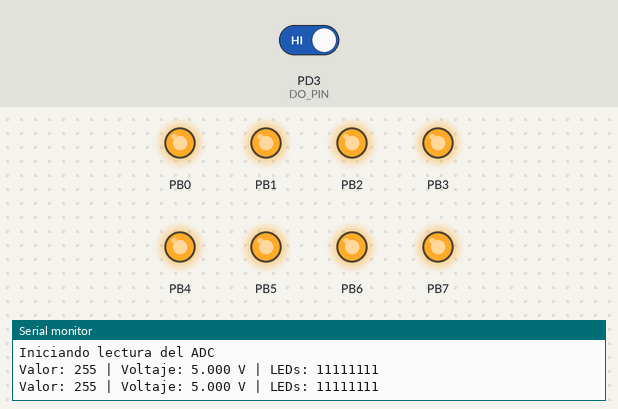
The program below on a simulated ATmega328P, built with avr-gcc and emulated at 1 MHz. On the bench: output pins drawn as LEDs (lit = HIGH), the last lines printed to the serial monitor. The inputs (shaded band) are chosen by the test bench; at power-on: PD3 (DO_PIN) HIGH. Pins used as bus, display or sensor lines are not drawn.

Above: at 1.2 s.
1.3 s: PD3 (DO_PIN) driven LOW
At 1.9 s:
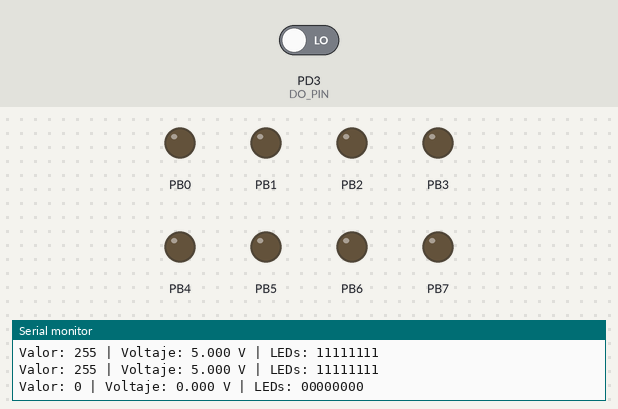
4.3 s: PD3 (DO_PIN) driven HIGH
At 5.2 s:
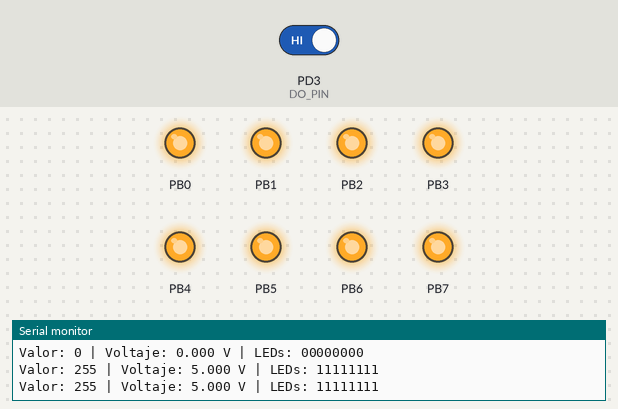
Timing chart, 0 to 7.3 s (numbered marks = the images above; inputs shaded):
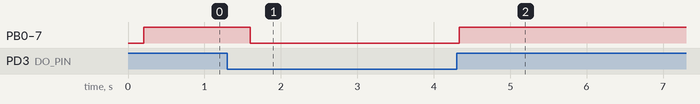

The program:

main.c
```c
// Usar 1MHz porque CLKDIV8 está habilitado (8MHz/8)
#define F_CPU 1000000UL

#include <avr/io.h>
#include <util/delay.h>

// Recalcular para asegurar la precisión del baud rate
#define BAUD 2400
#define MYUBRR (F_CPU/16/BAUD-1)

// Definición de pines para ADC0831
#define CS_PIN  PD2    // Chip Select
#define CLK_PIN PD4    // Clock
#define DO_PIN  PD3    // Data Out

// Voltaje de referencia para el ADC (en mV)
#define VREF 5000      // 5V = 5000mV

// Función para inicializar USART
void USART_Init(unsigned int ubrr) {
    UBRR0H = (unsigned char)(ubrr>>8);
    UBRR0L = (unsigned char)ubrr;
    UCSR0B = (1<<TXEN0);
    UCSR0C = (1<<UCSZ01) | (1<<UCSZ00);
}

// Función para transmitir un carácter
void USART_Transmit(unsigned char data) {
    while (!(UCSR0A & (1<<UDRE0)));
    UDR0 = data;
}

// Función para enviar una cadena de caracteres
void USART_TransmitString(char* str) {
    while (*str) {
        USART_Transmit(*str++);
    }
}

// Función para convertir entero a cadena
void uint8_to_string(uint8_t value, char* str) {
    uint8_t i = 0, temp;

    // Caso especial para cero
    if (value == 0) {
        str[0] = '0';
        str[1] = '\0';
        return;
    }

    // Convertir dígitos
    while (value > 0) {
        temp = value % 10;
        str[i++] = temp + '0';
        value /= 10;
    }

    // Terminar cadena
    str[i] = '\0';

    // Invertir la cadena
    for (uint8_t j = 0; j < i/2; j++) {
        temp = str[j];
        str[j] = str[i-j-1];
        str[i-j-1] = temp;
    }
}

// Función para convertir un valor de voltaje a una cadena (con 2 decimales)
void voltage_to_string(uint16_t voltage_mv, char* str) {
    // Separar en volts y milivolts
    uint8_t volts = voltage_mv / 1000;
    uint16_t millivolts = voltage_mv % 1000;

    // Convertir parte entera
    uint8_to_string(volts, str);

    // Agregar punto decimal
    char* p = str;
    while (*p) p++; // Ir al final de la cadena
    *p++ = '.';

    // Garantizar 3 dígitos para los milivolts (formato x.xxx V)
    if (millivolts < 10) {
        *p++ = '0';
        *p++ = '0';
    } else if (millivolts < 100) {
        *p++ = '0';
    }

    // Convertir parte decimal
    uint8_to_string(millivolts, p);
}

// Función para leer un valor del ADC0831 (8 bits)
uint8_t readADC0831(void) {
    uint8_t value = 0;

    // Comenzar la conversión (CS a bajo)
    PORTD &= ~(1 << CS_PIN);
    _delay_us(10);

    // Primer pulso de reloj para iniciar conversión
    PORTD |= (1 << CLK_PIN);
    _delay_us(10);
    PORTD &= ~(1 << CLK_PIN);
    _delay_us(10);

    // El primer bit es nulo en ADC0831, lo ignoramos
    PORTD |= (1 << CLK_PIN);
    _delay_us(10);
    PORTD &= ~(1 << CLK_PIN);
    _delay_us(10);

    // Leer los 8 bits, empezando por el MSB
    for (int i = 7; i >= 0; i--) {
        // Generar pulso de reloj
        PORTD |= (1 << CLK_PIN);
        _delay_us(10);

        // Leer el bit de datos
        if (PIND & (1 << DO_PIN))
            value |= (1 << i);

        PORTD &= ~(1 << CLK_PIN);
        _delay_us(10);
    }

    // Finalizar la conversión (CS a alto)
    PORTD |= (1 << CS_PIN);

    return value;
}

int main(void) {
    char buffer[10]; // Buffer para formatear valores numéricos

    // Configurar los pines del ADC
    DDRD |= (1 << CS_PIN) | (1 << CLK_PIN);  // CS y CLK como salidas
    DDRD &= ~(1 << DO_PIN);                  // DO como entrada
    PORTD |= (1 << DO_PIN);                  // Activar pull-up en DO

    // Establecer estados iniciales
    PORTD |= (1 << CS_PIN);    // CS inicialmente en alto
    PORTD &= ~(1 << CLK_PIN);  // CLK inicialmente en bajo

    // Configurar PORTB como salida para LEDs
    DDRB = 0xFF;
    PORTB = 0x00;  // Inicializar apagados

    // Inicializar USART
    USART_Init(MYUBRR);

    // Retardo inicial para estabilización
    _delay_ms(100);

    // Mensaje de inicio
    USART_TransmitString("Iniciando lectura del ADC\r\n");

    while (1) {
        // Leer valor del ADC
        uint8_t adc_value = readADC0831();

        // Calcular voltaje (en mV)
        // ADC de 8 bits (0-255) => Volt = (valor * VREF) / 255
        uint16_t voltage_mv = ((uint32_t)adc_value * VREF) / 255;

        // Actualizar LEDs según valor leído
        PORTB = adc_value;

        // Enviar valor numérico por UART
        USART_TransmitString("Valor: ");
        uint8_to_string(adc_value, buffer);
        USART_TransmitString(buffer);

        // Mostrar voltaje
        USART_TransmitString(" | Voltaje: ");
        voltage_to_string(voltage_mv, buffer);
        USART_TransmitString(buffer);
        USART_TransmitString(" V");

        // Mostrar representación binaria de LEDs
        USART_TransmitString(" | LEDs: ");
        for (int i = 7; i >= 0; i--) {
            if (adc_value & (1 << i)) {
                USART_TransmitString("1");
            } else {
                USART_TransmitString("0");
            }
        }
        USART_TransmitString("\r\n");

        // Esperar antes de la siguiente lectura
        _delay_ms(500);
    }

    return 0;
}
```

Measured:
- after the input at 1.3 s, PB0–7: HIGH → LOW after 0.30 s
- after the input at 4.3 s, PB0–7: LOW → HIGH at once
